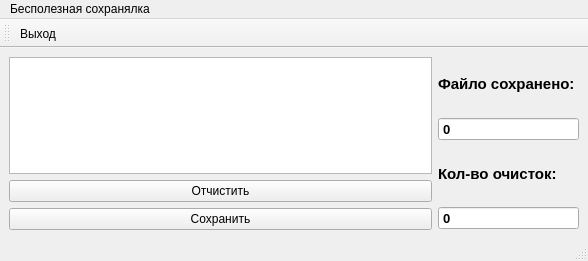
<?xml version="1.0" encoding="UTF-8"?>
<ui version="4.0">
 <class>MainWindow</class>
 <widget class="QMainWindow" name="MainWindow">
  <property name="geometry">
   <rect>
    <x>0</x>
    <y>0</y>
    <width>588</width>
    <height>261</height>
   </rect>
  </property>
  <property name="windowTitle">
   <string>MainWindow</string>
  </property>
  <widget class="QWidget" name="centralwidget">
   <layout class="QGridLayout" name="gridLayout">
    <item row="0" column="0">
     <widget class="QTextEdit" name="textEdit"/>
    </item>
    <item row="0" column="1" rowspan="2">
     <layout class="QVBoxLayout" name="verticalLayout">
      <item>
       <widget class="QLabel" name="lb_textFileSave">
        <property name="font">
         <font>
          <pointsize>11</pointsize>
          <bold>true</bold>
         </font>
        </property>
        <property name="text">
         <string>Файло сохранено: </string>
        </property>
       </widget>
      </item>
      <item>
       <widget class="QSpinBox" name="spB_saveCounterFile">
        <property name="font">
         <font>
          <pointsize>10</pointsize>
          <bold>true</bold>
         </font>
        </property>
        <property name="focusPolicy">
         <enum>Qt::WheelFocus</enum>
        </property>
        <property name="readOnly">
         <bool>true</bool>
        </property>
        <property name="buttonSymbols">
         <enum>QAbstractSpinBox::NoButtons</enum>
        </property>
       </widget>
      </item>
      <item>
       <widget class="QLabel" name="lb_textDelete">
        <property name="font">
         <font>
          <pointsize>11</pointsize>
          <bold>true</bold>
         </font>
        </property>
        <property name="text">
         <string>Кол-во очисток: </string>
        </property>
       </widget>
      </item>
      <item>
       <widget class="QSpinBox" name="spB_counerFile">
        <property name="font">
         <font>
          <pointsize>10</pointsize>
          <bold>true</bold>
         </font>
        </property>
        <property name="tabletTracking">
         <bool>false</bool>
        </property>
        <property name="autoFillBackground">
         <bool>false</bool>
        </property>
        <property name="wrapping">
         <bool>false</bool>
        </property>
        <property name="readOnly">
         <bool>true</bool>
        </property>
        <property name="buttonSymbols">
         <enum>QAbstractSpinBox::NoButtons</enum>
        </property>
       </widget>
      </item>
     </layout>
    </item>
    <item row="1" column="0">
     <layout class="QVBoxLayout" name="verticalLayout_2">
      <item>
       <widget class="QPushButton" name="pb_clearText">
        <property name="text">
         <string>Отчистить</string>
        </property>
       </widget>
      </item>
      <item>
       <widget class="QPushButton" name="saveButton">
        <property name="text">
         <string>Сохранить</string>
        </property>
       </widget>
      </item>
     </layout>
    </item>
   </layout>
  </widget>
  <widget class="QMenuBar" name="menubar">
   <property name="geometry">
    <rect>
     <x>0</x>
     <y>0</y>
     <width>588</width>
     <height>22</height>
    </rect>
   </property>
   <widget class="QMenu" name="menu">
    <property name="title">
     <string>Бесполезная сохранялка</string>
    </property>
   </widget>
   <addaction name="menu"/>
  </widget>
  <widget class="QStatusBar" name="statusbar"/>
  <widget class="QToolBar" name="toolBar">
   <property name="windowTitle">
    <string>toolBar</string>
   </property>
   <attribute name="toolBarArea">
    <enum>TopToolBarArea</enum>
   </attribute>
   <attribute name="toolBarBreak">
    <bool>false</bool>
   </attribute>
   <addaction name="act_exit"/>
  </widget>
  <action name="act_exit">
   <property name="icon">
    <iconset theme="application-exit">
     <normalon>C:/Users/glebo/Downloads/загрузка.png</normalon>
    </iconset>
   </property>
   <property name="text">
    <string>Выход</string>
   </property>
   <property name="toolTip">
    <string>Выйти из приложения</string>
   </property>
   <property name="shortcut">
    <string>Ctrl+Q</string>
   </property>
  </action>
 </widget>
 <resources/>
 <connections>
  <connection>
   <sender>pb_clearText</sender>
   <signal>clicked()</signal>
   <receiver>textEdit</receiver>
   <slot>clear()</slot>
   <hints>
    <hint type="sourcelabel">
     <x>202</x>
     <y>176</y>
    </hint>
    <hint type="destinationlabel">
     <x>203</x>
     <y>143</y>
    </hint>
   </hints>
  </connection>
  <connection>
   <sender>saveButton</sender>
   <signal>clicked()</signal>
   <receiver>spB_saveCounterFile</receiver>
   <slot>stepUp()</slot>
   <hints>
    <hint type="sourcelabel">
     <x>81</x>
     <y>216</y>
    </hint>
    <hint type="destinationlabel">
     <x>449</x>
     <y>135</y>
    </hint>
   </hints>
  </connection>
  <connection>
   <sender>pb_clearText</sender>
   <signal>clicked()</signal>
   <receiver>spB_counerFile</receiver>
   <slot>stepUp()</slot>
   <hints>
    <hint type="sourcelabel">
     <x>127</x>
     <y>175</y>
    </hint>
    <hint type="destinationlabel">
     <x>447</x>
     <y>219</y>
    </hint>
   </hints>
  </connection>
  <connection>
   <sender>act_exit</sender>
   <signal>triggered()</signal>
   <receiver>MainWindow</receiver>
   <slot>close()</slot>
   <hints>
    <hint type="sourcelabel">
     <x>293</x>
     <y>130</y>
    </hint>
    <hint type="destinationlabel">
     <x>293</x>
     <y>130</y>
    </hint>
   </hints>
  </connection>
 </connections>
</ui>
